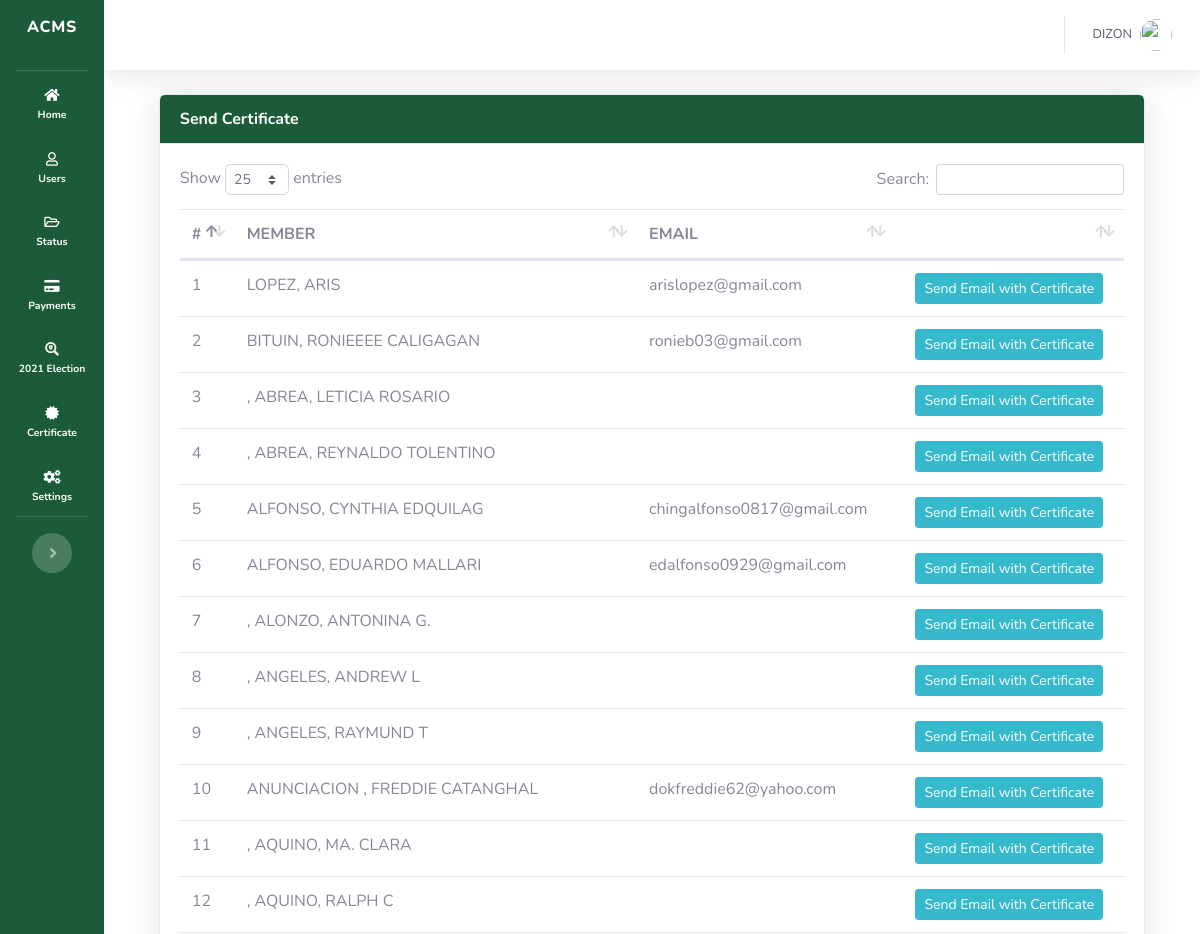
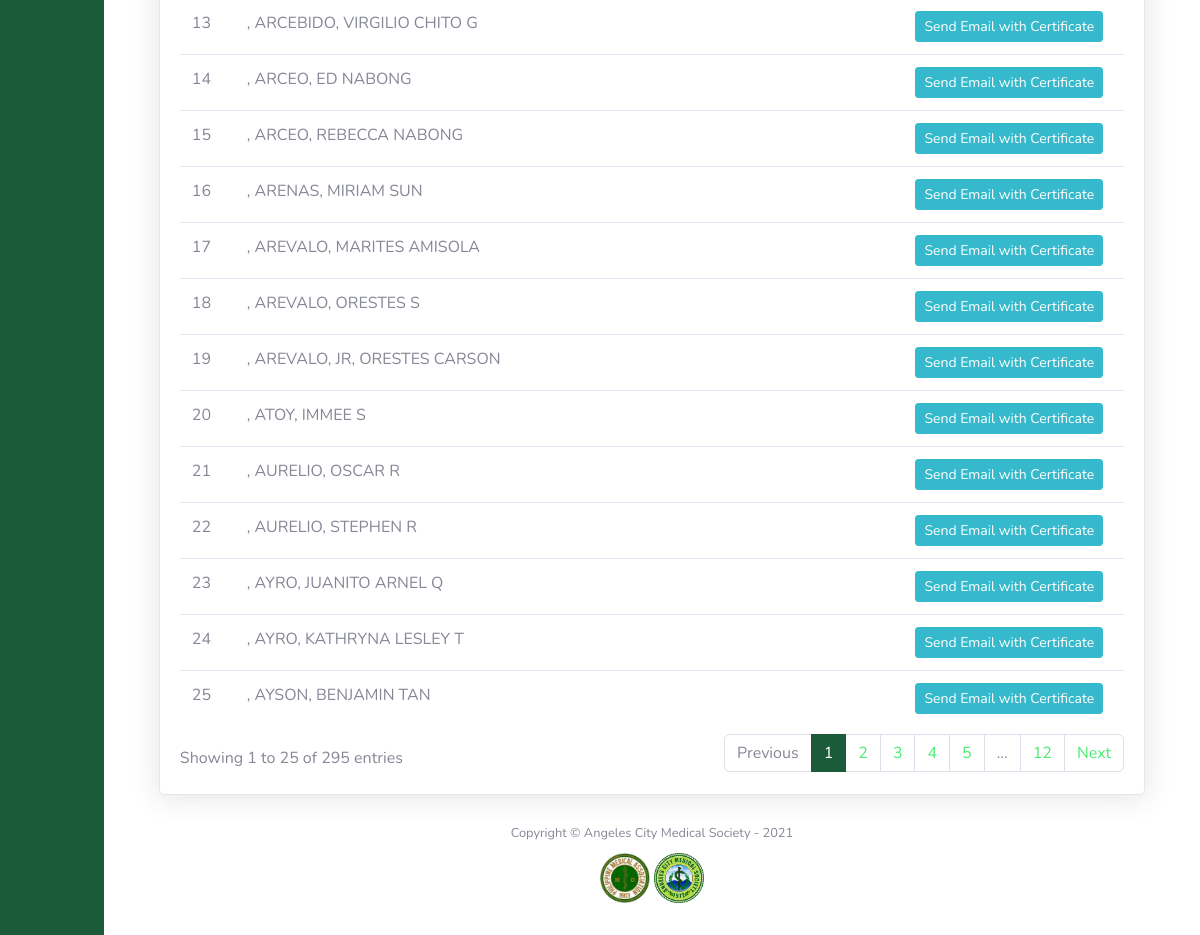
The page /admin/certificate_send_list.php (signed in) on the database its author committed (2 pictures, top to bottom).
### tables this page shows
CREATE TABLE `users` (
  `id` int(12) NOT NULL,
  `first_name` varchar(128) NOT NULL,
  `middle_name` varchar(128) NOT NULL,
  `last_name` varchar(128) NOT NULL,
  `mailing_address` varchar(128) NOT NULL,
  `contact_num` varchar(128) NOT NULL,
  `email` varchar(128) NOT NULL,
  `birthday` date NOT NULL,
  `pma_number` varchar(128) NOT NULL,
  `prc_number` varchar(128) NOT NULL,
  `expiration_date` date NOT NULL,
  `field_of_practice` varchar(128) NOT NULL,
  `username` varchar(128) NOT NULL,
  `password` varchar(128) NOT NULL,
  `member_category_id` int(11) NOT NULL DEFAULT 2,
  `is_update` int(1) NOT NULL DEFAULT 0,
  `level_access` varchar(128) NOT NULL DEFAULT 'user',
  `profile_image` varchar(128) NOT NULL DEFAULT 'img/default_profile.png'
);

### admin/certificate_send_list.php (the view, shortened to what this page needs)
<?php
    include('sidebar.php');
    $users                      =   $mysqli->query("SELECT
                                                        users.id,
                                                        users.email,
                                                        CONCAT(users.last_name, ', ' ,users.first_name , ' ' ,users.middle_name) AS fullname
                                                    FROM
                                                        users"
                                                    ) or die($mysqli->error);
?>
    <div id="content-wrapper" class="d-flex flex-column">
      <div id="content">
<?php require('topbar.php'); ?>
        <div class="container-fluid">
            <div class="row">
                <div class="col-md-12">
                    <div class="card shadow overflow-auto">
                        <div class="card-header bg-gradient-primary text-white font-weight-bold">
                            Send Certificate
                        </div>
                        <div class="card-body">
                            <table id="table_user_payments" class="table table-hover">
                                <thead>
                                    <tr>
                                        <th>#</th>
                                        <th>MEMBER</th>
                                        <th>EMAIL</th>
                                        <th></th>
                                    </tr>
                                </thead>
                                <tbody>
                                    <?php $i=1;?>
                                    <?php foreach($users as $user): ?>
                                    <?php
                                        $pending_payments = $mysqli->query("SELECT
                                                                                *
                                                                            FROM
                                                                                user_payments
                                                                            JOIN
                                                                                payments ON user_payments.payment_id=payments.id
                                                                            WHERE
                                                                                status IN ('PENDING', 'AWAITING VERIFICATION')
                                                                                AND payments.deleted_at IS NULL
                                                                                AND user_id={$user['id']}"
                                                                            )
                                    ?>
                                    <?php if(mysqli_num_rows($pending_payments) == 0):?>
                                        <tr class="cursor-pointer">
                                            <td><?=$i?></td>
                                            <td>
                                                <?=strtoupper($user['fullname'])?>
                                            </td>
                                            <td>
                                                <?=$user['email']?>
                                            </td>
                                            <td>
                                            <form action="process_email.php" method="post">
                                                <button type="submit" name="verify_payment_certificate" class="btn btn-sm btn-info ml-2">
                                                    Send Email with Certificate
                                                </button>
                                            </form>
                                            </td>
                                        </tr>
                                    <?php $i++; ?>
                                    <?php endif ?>
                                    <?php endforeach ?>
                                </tbody>
                            </table>
                        </div>
                    </div>
                </div>
            </div>
        </div>
      </div>
<?php
  include('footer.php');
?>

### admin/sidebar.php (shortened to what this page needs)
<!DOCTYPE html>
<html lang="en">
<head>
  <link href="../vendor/fontawesome-free/css/all.min.css" rel="stylesheet" type="text/css">
  <link href="../css/sb-admin-2.min.css" rel="stylesheet">
  <link href="../vendor/datatables/dataTables.bootstrap4.min.css" rel="stylesheet">
</head>
<body id="page-top">
  <div id="wrapper">
    <ul class="navbar-nav bg-gradient-primary sidebar sidebar-dark accordion toggled" id="accordionSidebar">
      <a class="sidebar-brand d-flex align-items-center justify-content-center" href="index.php">
        <div class="nav-item">ACMS</div>
      </a>
      <hr class="sidebar-divider my-0">
        <li class="nav-item active" id="nav-item-home">
            <a class="nav-link" href="../index.php">
                <i class="fas fa-home"></i>
                <span>Home</span>
            </a>
        </li>
        <li class="nav-item active" id="nav-item-home">
            <a class="nav-link" href="manage_users.php">
                <i class="far fa-user"></i>
                <span>Users</span>
            </a>
        </li>
        <li class="nav-item active" id="nav-item-home">
            <a class="nav-link" href="status_users.php">
                <i class="far fa-folder-open"></i>
                <span>Status</span>
            </a>
        </li>
      <li class="nav-item active">
        <a class="nav-link collapsed" href="#" data-toggle="collapse" data-target="#payments" aria-expanded="true" aria-controls="buildings">
          <i class="fa fa-credit-card"></i>
          <span>Payments</span>
        </a>
      </li>
      <li class="nav-item active">
        <a class="nav-link collapsed" href="#" data-toggle="collapse" data-target="#buildings" aria-expanded="true" aria-controls="buildings">
          <i class="fas fa-search-location"></i>
          <span>2021 Election</span>
        </a>
      </li>
      <li class="nav-item active">
        <a class="nav-link collapsed" href="#" data-toggle="collapse" data-target="#certificate" aria-expanded="true" aria-controls="buildings">
          <i class="fas fa-certificate"></i>
          <span>Certificate</span>
        </a>
      </li>
      <li class="nav-item active">
        <a class="nav-link collapsed" href="#" data-toggle="collapse" data-target="#settings" aria-expanded="true" aria-controls="buildings">
          <i class="fas fa-cogs"></i>
          <span>Settings</span>
        </a>
      </li>
      <hr class="sidebar-divider d-none d-md-block">
      <div class="text-center d-none d-md-inline">
        <button class="rounded-circle border-0" id="sidebarToggle"></button>
      </div>
    </ul>

### admin/topbar.php (shortened to what this page needs)
<nav class="navbar navbar-expand navbar-light bg-white topbar mb-4 static-top shadow">
  <ul class="navbar-nav ml-auto">
    <li class="nav-item dropdown no-arrow">
      <a class="nav-link dropdown-toggle" href="#" id="userDropdown" role="button" data-toggle="dropdown" aria-haspopup="true" aria-expanded="false">
        <span class="mr-2 d-none d-lg-inline text-gray-800 small"><?php echo strtoupper($_SESSION['full_name']); ?></span>
        <img src="<?php echo '../'.$_SESSION['profile_image']; ?>" style="width: 2rem; height: 2rem; border-radius: 50%;">
      </a>
    </li>
  </ul>
</nav>

### admin/footer.php (shortened to what this page needs)
      <footer class="sticky-footer bg-white">
        <div class="container my-auto">
          <div class="copyright text-center my-auto">
            <span>Copyright &copy; Angeles City Medical Society - 2021</span>
              <br/>
              <br/>
              <img src="../img/logo/pma.png" width="50px">
              <img src="../img/logo/acms.png" width="50px">
          </div>
        </div>
      </footer>
    </div>
  </div>
</body>
</html>

### admin/sidebar.php (style rules this page uses)
a:link { text-decoration: none; }
.bg-gradient-primary { background-color: #1b5b3a !important; background-image: none !important; background-image: none !important; background-size: cover !important; }
.container-fluid { background-color: white; padding-left: 5% !important; padding-right: 5% !important; }
#content-wrapper { background-color: white !important; }
::placeholder { opacity: 0.7 !important; }

### rows shown on the page
users: fullname "LOPEZ, ARIS", email "arislopez@gmail.com"
users: fullname "BITUIN, RONIEEEE CALIGAGAN", email "ronieb03@gmail.com"
users: fullname ", ABREA, LETICIA ROSARIO"
users: fullname ", ABREA, REYNALDO TOLENTINO"
users: fullname "ALFONSO, CYNTHIA EDQUILAG", email "chingalfonso0817@gmail.com"
users: fullname "ALFONSO, EDUARDO MALLARI", email "edalfonso0929@gmail.com"
users: fullname ", ALONZO, ANTONINA G."
users: fullname ", ANGELES, ANDREW L"
users: fullname ", ANGELES, RAYMUND T"
users: fullname "ANUNCIACION , FREDDIE CATANGHAL", email "dokfreddie62@yahoo.com"
users: fullname ", AQUINO, MA. CLARA"
users: fullname ", AQUINO, RALPH C"
users: fullname ", ARCEBIDO, VIRGILIO CHITO G"
users: fullname ", ARCEO, ED NABONG"
users: fullname ", ARCEO, REBECCA NABONG"
users: fullname ", ARENAS, MIRIAM SUN"
users: fullname ", AREVALO, MARITES AMISOLA"
users: fullname ", AREVALO, ORESTES S"
users: fullname ", AREVALO, JR, ORESTES CARSON"
users: fullname ", ATOY, IMMEE S"
users: fullname ", AURELIO, OSCAR R"
users: fullname ", AURELIO, STEPHEN R"
users: fullname ", AYRO, JUANITO ARNEL Q"
users: fullname ", AYRO, KATHRYNA LESLEY T"
users: fullname ", AYSON, BENJAMIN TAN"

### other values the page prints
$_SESSION['full_name'] "DIZON"
